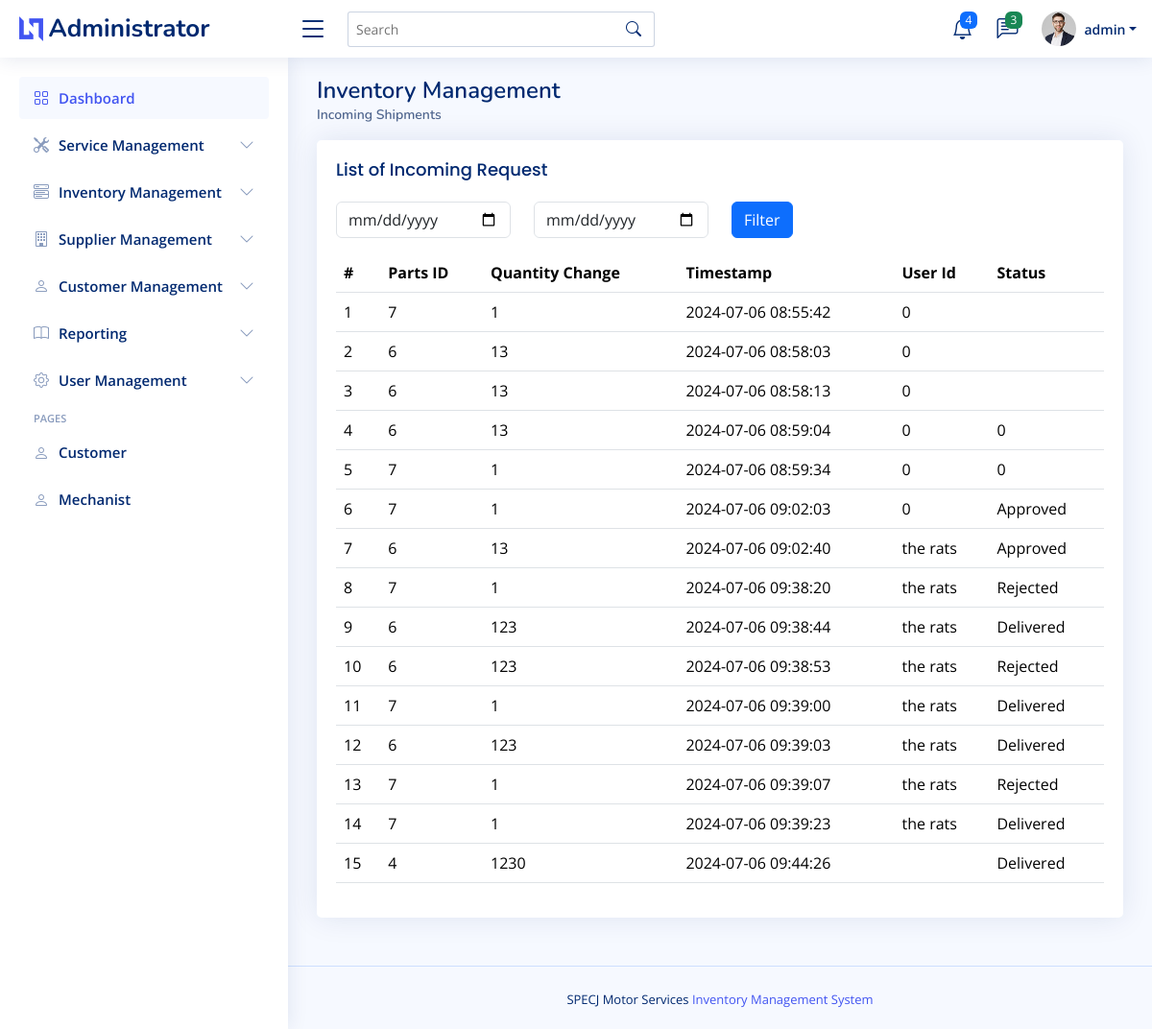
The app's page /admin/inventory_reports.php (signed in), older data.
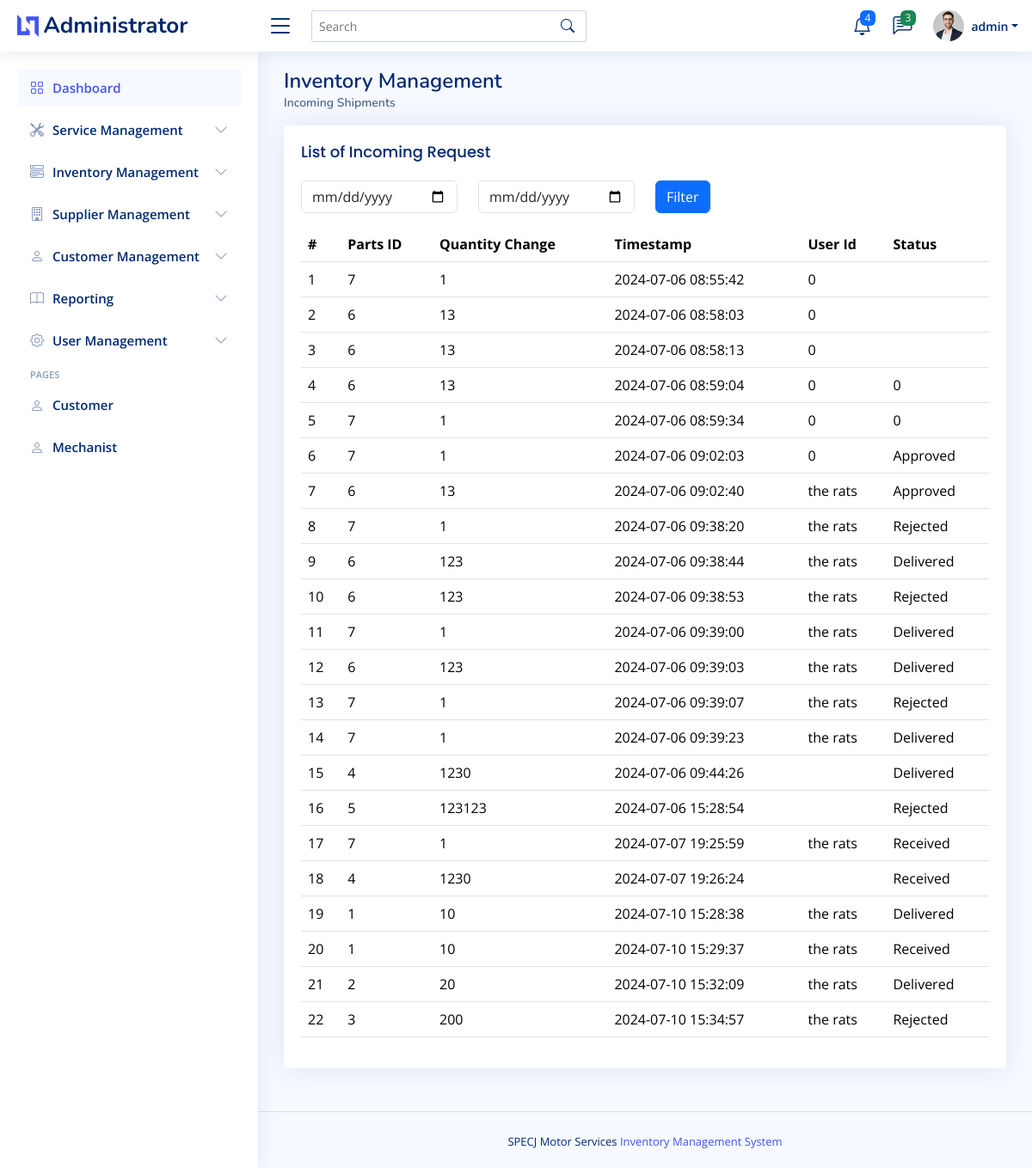
The same page, newer data.
### tables this page shows
CREATE TABLE `inventory_logs`  (
  `log_id` int NOT NULL AUTO_INCREMENT,
  `reorder_id` int NOT NULL,
  `action` varchar(50) NOT NULL,
  `user_id` varchar(255) NOT NULL,
  `timestamp` datetime NOT NULL,
  `status` varchar(255) NOT NULL,
  `quantity_change` int NOT NULL,
  PRIMARY KEY (`log_id`) USING BTREE
);

### admin/inventory_reports.php (the view, shortened to what this page needs)
<?php
include("admin_header.php");
?>
<body>
    <?php
    include("admin_topnav.php");
    include("admin_sidenav.php");
    ?>
    <main id="main" class="main">
        <div class="pagetitle">
            <h1>Inventory Management</h1>
            <nav>
                <ol class="breadcrumb">
                    <li class="breadcrumb-item active">Incoming Shipments</li>
                </ol>
            </nav>
        </div>
        <section class="section">
            <div class="row">
                <div class="col-lg-12">
                    <div class="card">
                        <div class="card-body">
                            <h5 class="card-title">List of Incoming Request</h5>
                            <div class="table-responsive">
                                <div class="mb-3">
                                <form method="GET" action="">
                            <div class="row mb-3">
                                <div class="col-md-3">
                                    <input type="date" name="start_date" class="form-control" placeholder="Start Date">
                                </div>
                                <div class="col-md-3">
                                    <input type="date" name="end_date" class="form-control" placeholder="End Date">
                                </div>
                                <div class="col-md-3">
                                    <button type="submit" class="btn btn-primary">Filter</button>
                                </div>
                            </div>
                        </form>
                                </div>
                                <table class="table table-hover" id="services_manage_order_datatable">
                                    <thead>
                                        <tr>
                                            <th scope="col">#</th>
                                            <th scope="col">Parts ID</th>
                                            <th scope="col">Quantity Change</th>
                                            <th scope="col">Timestamp</th>
                                            <th scope="col">User Id</th>
                                            <th scope="col">Status</th>
                                        </tr>
                                    </thead>
                                    <tbody>
                                        <?php
                                        $sql = "SELECT * FROM inventory_logs WHERE 1";
                                        $stmt = $connection->prepare($sql);
                                        $stmt->execute();
                                        $result = $stmt->get_result();
                                        $count = 1;
                                        while ($row = $result->fetch_assoc()) {
                                            echo "<tr>";
                                            echo "<td>" . $count . "</td>";
                                            echo "<td>" . $row['reorder_id'] . "</td>";
                                            echo "<td>" . $row['quantity_change'] . "</td>";
                                            echo "<td>" . $row['timestamp'] . "</td>";
                                            echo "<td>" . $row['user_id'] . "</td>";
                                            echo "<td>" . $row['status'] . "</td>";
                                            echo "</tr>";
                                            $count++;
                                        }
                                        ?>
                                    </tbody>
                                </table>
                            </div>
                        </div>
                    </div>
                </div>
            </div>
        </section>
    </main>
    <?php
    include("admin_footer.php");
    ?>
</body>
</html>

Row changes from the older to the newer data that the page shows:
added inventory_logs: reorder "5", quantity_change "123123", timestamp "2024-07-06 15:28:54", status "Rejected"
added inventory_logs: reorder "7", quantity_change "1", timestamp "2024-07-07 19:25:59", user "the rats", status "Received"
added inventory_logs: reorder "4", quantity_change "1230", timestamp "2024-07-07 19:26:24", status "Received"
added inventory_logs: reorder "1", quantity_change "10", timestamp "2024-07-10 15:28:38", user "the rats", status "Delivered"
added inventory_logs: reorder "1", quantity_change "10", timestamp "2024-07-10 15:29:37", user "the rats", status "Received"
added inventory_logs: reorder "2", quantity_change "20", timestamp "2024-07-10 15:32:09", user "the rats", status "Delivered"
added inventory_logs: reorder "3", quantity_change "200", timestamp "2024-07-10 15:34:57", user "the rats", status "Rejected"
